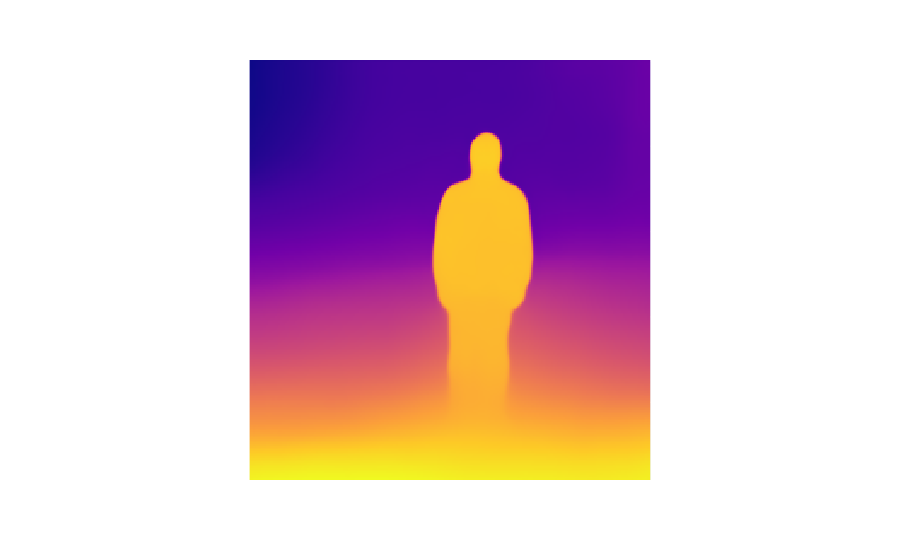

The code cell stored with this chart in its notebook:
### Code cell
fig = px.imshow(output)
fig.update_layout(coloraxis_showscale=False)
fig.update_xaxes(showticklabels=False)
fig.update_yaxes(showticklabels=False)
fig.show()

### Figure 1 — Plotly figure (JSON) as saved in the notebook; plotly's stock layout.template omitted (floating-point values rounded to 4 significant figures; data arrays with more than 128 entries replaced by an {"elided": "..."} marker saying what was removed)
{"data": [{"coloraxis": "coloraxis", "hovertemplate": "x: %{x}<br>y: %{y}<br>color: %{z}<extra></extra>", "name": "0", "type": "heatmap", "xaxis": "x", "yaxis": "y", "z": {"elided": "246x235 float values"}}], "layout": {"coloraxis": {"colorscale": [[0, "#0d0887"], [0.1111, "#46039f"], [0.2222, "#7201a8"], [0.3333, "#9c179e"], [0.4444, "#bd3786"], [0.5556, "#d8576b"], [0.6667, "#ed7953"], [0.7778, "#fb9f3a"], [0.8889, "#fdca26"], [1, "#f0f921"]], "showscale": false}, "margin": {"t": 60}, "xaxis": {"anchor": "y", "constrain": "domain", "domain": [0, 1], "scaleanchor": "y", "showticklabels": false}, "yaxis": {"anchor": "x", "autorange": "reversed", "constrain": "domain", "domain": [0, 1], "showticklabels": false}}}
